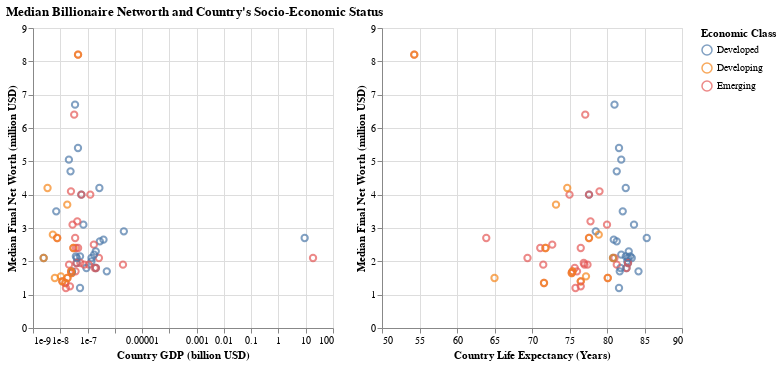

Source (notebook cell):
### Code cell
splot_brush = alt.selection_interval(encodings=['x', 'y'], empty=True)
gdp_splot = alt.Chart(task3df).mark_point(size=40).encode(
    alt.X('gdp_country',
          title='Country GDP (billion USD)').scale(type='log'),
    alt.Y('medianFinalWorth',
          title='Median Final Net Worth (million USD)'),
    color=alt.condition(splot_brush,
                        'e_class:N',
                        alt.value('lightgray'),
                        title='Economic Class'),
    tooltip=[
             alt.Tooltip('country',
                         title='Country'),
             alt.Tooltip('gdp_country',
                         title='Country GDP (billion USD)'),
             alt.Tooltip('medianFinalWorth',
                         title='Median Final Net worth (million USD)'), 
             ]
).add_params(
    splot_brush
)

life_splot = alt.Chart(task3df).mark_point(size=40).encode(
    alt.X('life_expectancy_country',
          title='Country Life Expectancy (Years)').scale(zero=False),
    alt.Y('medianFinalWorth', title='Median Final Net Worth (million USD)'),
    alt.Color('e_class:N'),
    tooltip=[
             alt.Tooltip('country',
                         title='Country'),
             alt.Tooltip('life_expectancy_country',
                         title='Country Life Expectancy'),
             alt.Tooltip('medianFinalWorth',
                         title='Median Final Net worth (million USD)'),
             ]
)

task3 = (gdp_splot | life_splot.encode(
    color=alt.condition(splot_brush,
                        'e_class:N',
                        alt.value('lightgray')),
).add_params(splot_brush)).properties(
    title="Median Billionaire Networth and Country's Socio-Economic Status",
)
task3

### Figure 1 — Vega-Lite specification as saved in the notebook (floating-point values rounded to 4 significant figures)
{"config": {"view": {"continuousWidth": 300, "continuousHeight": 300}}, "hconcat": [{"mark": {"type": "point", "size": 40}, "encoding": {"color": {"condition": {"param": "param_3", "empty": true, "field": "e_class", "type": "nominal", "title": "Economic Class"}, "value": "lightgray"}, "tooltip": [{"field": "country", "title": "Country", "type": "nominal"}, {"field": "gdp_country", "title": "Country GDP (billion USD)", "type": "quantitative"}, {"field": "medianFinalWorth", "title": "Median Final Net worth (million USD)", "type": "quantitative"}], "x": {"field": "gdp_country", "scale": {"type": "log"}, "title": "Country GDP (billion USD)", "type": "quantitative"}, "y": {"field": "medianFinalWorth", "title": "Median Final Net Worth (million USD)", "type": "quantitative"}}, "name": "view_2"}, {"mark": {"type": "point", "size": 40}, "encoding": {"color": {"condition": {"param": "param_3", "empty": true, "field": "e_class", "type": "nominal"}, "value": "lightgray"}, "tooltip": [{"field": "country", "title": "Country", "type": "nominal"}, {"field": "life_expectancy_country", "title": "Country Life Expectancy", "type": "quantitative"}, {"field": "medianFinalWorth", "title": "Median Final Net worth (million USD)", "type": "quantitative"}], "x": {"field": "life_expectancy_country", "scale": {"zero": false}, "title": "Country Life Expectancy (Years)", "type": "quantitative"}, "y": {"field": "medianFinalWorth", "title": "Median Final Net Worth (million USD)", "type": "quantitative"}}, "name": "view_3"}], "data": {"name": "data-b876889aebde5618199e0f62923b8f02"}, "params": [{"name": "param_3", "select": {"type": "interval", "encodings": ["x", "y"]}, "views": ["view_2", "view_3"]}], "title": "Median Billionaire Networth and Country's Socio-Economic Status", "$schema": "https://vega.github.io/schema/vega-lite/v5.8.0.json", "datasets": {"data-b876889aebde5618199e0f62923b8f02": [{"medianFinalWorth": 4.2, "country": "France", "gdp_country": 2.716e-07, "life_expectancy_country": 82.5, "economic_class": 1, "e_class": "Developed"}, {"medianFinalWorth": 2.9, "country": "United States", "gdp_country": 2.143e-06, "life_expectancy_country": 78.5, "economic_class": 1, "e_class": "Developed"}, {"medianFinalWorth": 4.0, "country": "Mexico", "gdp_country": 1.258e-07, "life_expectancy_country": 75.0, "economic_class": 2, "e_class": "Emerging"}, {"medianFinalWorth": 2.1, "country": "India", "gdp_country": 2.611e-07, "life_expectancy_country": 69.4, "economic_class": 2, "e_class": "Emerging"}, {"medianFinalWorth": 2.1, "country": "Spain", "gdp_country": 1.394e-07, "life_expectancy_country": 83.3, "economic_class": 1, "e_class": "Developed"}, {"medianFinalWorth": 1.9, "country": "China", "gdp_country": 1.991e-06, "life_expectancy_country": 77.0, "economic_class": 2, "e_class": "Emerging"}, {"medianFinalWorth": 2.2, "country": "Canada", "gdp_country": 1.736e-07, "life_expectancy_country": 81.9, "economic_class": 1, "e_class": "Developed"}, {"medianFinalWorth": 2.65, "country": "Germany", "gdp_country": 3.846e-07, "life_expectancy_country": 80.9, "economic_class": 1, "e_class": "Developed"}, {"medianFinalWorth": 3.1, "country": "Switzerland", "gdp_country": 7.031e-08, "life_expectancy_country": 83.6, "economic_class": 1, "e_class": "Developed"}, {"medianFinalWorth": 1.2, "country": "Belgium", "gdp_country": 5.296e-08, "life_expectancy_country": 81.6, "economic_class": 1, "e_class": "Developed"}, {"medianFinalWorth": 2.7, "country": "Hong Kong", "gdp_country": 9.14, "life_expectancy_country": 85.3, "economic_class": 1, "e_class": "Developed"}, {"medianFinalWorth": 5.4, "country": "Austria", "gdp_country": 4.463e-08, "life_expectancy_country": 81.6, "economic_class": 1, "e_class": "Developed"}, {"medianFinalWorth": 1.7, "country": "Japan", "gdp_country": 5.082e-07, "life_expectancy_country": 84.2, "economic_class": 1, "e_class": "Developed"}, {"medianFinalWorth": 2.6, "country": "United Kingdom", "gdp_country": 2.827e-07, "life_expectancy_country": 81.3, "economic_class": 1, "e_class": "Developed"}, {"medianFinalWorth": 2.0, "country": "Australia", "gdp_country": 1.393e-07, "life_expectancy_country": 82.7, "economic_class": 1, "e_class": "Developed"}, {"medianFinalWorth": 1.9, "country": "Indonesia", "gdp_country": 1.119e-07, "life_expectancy_country": 71.5, "economic_class": 2, "e_class": "Emerging"}, {"medianFinalWorth": 3.2, "country": "United Arab Emirates", "gdp_country": 4.211e-08, "life_expectancy_country": 77.8, "economic_class": 2, "e_class": "Emerging"}, {"medianFinalWorth": 2.5, "country": "Russia", "gdp_country": 1.7e-07, "life_expectancy_country": 72.7, "economic_class": 2, "e_class": "Emerging"}, {"medianFinalWorth": 3.1, "country": "Chile", "gdp_country": 2.823e-08, "life_expectancy_country": 80.0, "economic_class": 2, "e_class": "Emerging"}, {"medianFinalWorth": 4.1, "country": "Czech Republic", "gdp_country": 2.465e-08, "life_expectancy_country": 79.0, "economic_class": 2, "e_class": "Emerging"}, {"medianFinalWorth": 2.15, "country": "Sweden", "gdp_country": 5.308e-08, "life_expectancy_country": 82.5, "economic_class": 1, "e_class": "Developed"}, {"medianFinalWorth": 1.95, "country": "Thailand", "gdp_country": 5.436e-08, "life_expectancy_country": 76.9, "economic_class": 2, "e_class": "Emerging"}, {"medianFinalWorth": 2.15, "country": "Singapore", "gdp_country": 3.721e-08, "life_expectancy_country": 83.1, "economic_class": 1, "e_class": "Developed"}, {"medianFinalWorth": 8.2, "country": "Nigeria", "gdp_country": 4.481e-08, "life_expectancy_country": 54.3, "economic_class": 2, "e_class": "Emerging"}, {"medianFinalWorth": 8.2, "country": "Nigeria", "gdp_country": 4.481e-08, "life_expectancy_country": 54.3, "economic_class": 3, "e_class": "Developing"}, {"medianFinalWorth": 1.95, "country": "Israel", "gdp_country": 3.951e-08, "life_expectancy_country": 82.8, "economic_class": 1, "e_class": "Developed"}, {"medianFinalWorth": 1.95, "country": "Israel", "gdp_country": 3.951e-08, "life_expectancy_country": 82.8, "economic_class": 2, "e_class": "Emerging"}, {"medianFinalWorth": 2.3, "country": "Italy", "gdp_country": 2.001e-07, "life_expectancy_country": 82.9, "economic_class": 1, "e_class": "Developed"}, {"medianFinalWorth": 2.7, "country": "South Africa", "gdp_country": 3.514e-08, "life_expectancy_country": 63.9, "economic_class": 2, "e_class": "Emerging"}, {"medianFinalWorth": 1.8, "country": "Brazil", "gdp_country": 1.84e-07, "life_expectancy_country": 75.7, "economic_class": 2, "e_class": "Emerging"}, {"medianFinalWorth": 1.7, "country": "Malaysia", "gdp_country": 3.647e-08, "life_expectancy_country": 76.0, "economic_class": 2, "e_class": "Emerging"}, {"medianFinalWorth": 1.8, "country": "South Korea", "gdp_country": 2.029e-07, "life_expectancy_country": 82.6, "economic_class": 1, "e_class": "Developed"}, {"medianFinalWorth": 1.8, "country": "South Korea", "gdp_country": 2.029e-07, "life_expectancy_country": 82.6, "economic_class": 2, "e_class": "Emerging"}, {"medianFinalWorth": 5.05, "country": "New Zealand", "gdp_country": 2.069e-08, "life_expectancy_country": 81.9, "economic_class": 1, "e_class": "Developed"}, {"medianFinalWorth": 2.4, "country": "Philippines", "gdp_country": 3.768e-08, "life_expectancy_country": 71.1, "economic_class": 2, "e_class": "Emerging"}, {"medianFinalWorth": 2.1, "country": "Taiwan", "gdp_country": 18.52, "life_expectancy_country": 81.0, "economic_class": 2, "e_class": "Emerging"}, {"medianFinalWorth": 2.1, "country": "Norway", "gdp_country": 4.033e-08, "life_expectancy_country": 82.8, "economic_class": 1, "e_class": "Developed"}, {"medianFinalWorth": 2.4, "country": "Egypt", "gdp_country": 3.032e-08, "life_expectancy_country": 71.8, "economic_class": 2, "e_class": "Emerging"}, {"medianFinalWorth": 2.4, "country": "Egypt", "gdp_country": 3.032e-08, "life_expectancy_country": 71.8, "economic_class": 3, "e_class": "Developing"}, {"medianFinalWorth": 6.7, "country": "Denmark", "gdp_country": 3.481e-08, "life_expectancy_country": 81.0, "economic_class": 1, "e_class": "Developed"}, {"medianFinalWorth": 6.4, "country": "Colombia", "gdp_country": 3.238e-08, "life_expectancy_country": 77.1, "economic_class": 2, "e_class": "Emerging"}, {"medianFinalWorth": 1.8, "country": "Netherlands", "gdp_country": 9.091e-08, "life_expectancy_country": 81.8, "economic_class": 1, "e_class": "Developed"}, {"medianFinalWorth": 4.0, "country": "Poland", "gdp_country": 5.922e-08, "life_expectancy_country": 77.6, "economic_class": 1, "e_class": "Developed"}, {"medianFinalWorth": 4.0, "country": "Poland", "gdp_country": 5.922e-08, "life_expectancy_country": 77.6, "economic_class": 2, "e_class": "Emerging"}, {"medianFinalWorth": 1.35, "country": "Ukraine", "gdp_country": 1.538e-08, "life_expectancy_country": 71.6, "economic_class": 2, "e_class": "Emerging"}, {"medianFinalWorth": 1.35, "country": "Ukraine", "gdp_country": 1.538e-08, "life_expectancy_country": 71.6, "economic_class": 3, "e_class": "Developing"}, {"medianFinalWorth": 1.9, "country": "Greece", "gdp_country": 2.099e-08, "life_expectancy_country": 81.3, "economic_class": 2, "e_class": "Emerging"}, {"medianFinalWorth": 1.9, "country": "Turkey", "gdp_country": 7.544e-08, "life_expectancy_country": 77.4, "economic_class": 2, "e_class": "Emerging"}, {"medianFinalWorth": 2.4, "country": "Argentina", "gdp_country": 4.497e-08, "life_expectancy_country": 76.5, "economic_class": 2, "e_class": "Emerging"}, {"medianFinalWorth": 4.7, "country": "Portugal", "gdp_country": 2.377e-08, "life_expectancy_country": 81.3, "economic_class": 1, "e_class": "Developed"}, {"medianFinalWorth": 3.7, "country": "Kazakhstan", "gdp_country": 1.802e-08, "life_expectancy_country": 73.2, "economic_class": 3, "e_class": "Developing"}, {"medianFinalWorth": 1.65, "country": "Vietnam", "gdp_country": 2.619e-08, "life_expectancy_country": 75.3, "economic_class": 2, "e_class": "Emerging"}, {"medianFinalWorth": 1.65, "country": "Vietnam", "gdp_country": 2.619e-08, "life_expectancy_country": 75.3, "economic_class": 3, "e_class": "Developing"}, {"medianFinalWorth": 4.2, "country": "Latvia", "gdp_country": 3.412e-09, "life_expectancy_country": 74.7, "economic_class": 3, "e_class": "Developing"}, {"medianFinalWorth": 1.7, "country": "Finland", "gdp_country": 2.688e-08, "life_expectancy_country": 81.7, "economic_class": 1, "e_class": "Developed"}, {"medianFinalWorth": 3.5, "country": "Luxembourg", "gdp_country": 7.11e-09, "life_expectancy_country": 82.1, "economic_class": 1, "e_class": "Developed"}, {"medianFinalWorth": 2.8, "country": "Lebanon", "gdp_country": 5.337e-09, "life_expectancy_country": 78.9, "economic_class": 3, "e_class": "Developing"}, {"medianFinalWorth": 2.7, "country": "Oman", "gdp_country": 7.698e-09, "life_expectancy_country": 77.6, "economic_class": 2, "e_class": "Emerging"}, {"medianFinalWorth": 2.7, "country": "Oman", "gdp_country": 7.698e-09, "life_expectancy_country": 77.6, "economic_class": 3, "e_class": "Developing"}, {"medianFinalWorth": 2.1, "country": "Cyprus", "gdp_country": 2.456e-09, "life_expectancy_country": 80.8, "economic_class": 1, "e_class": "Developed"}, {"medianFinalWorth": 2.1, "country": "Cyprus", "gdp_country": 2.456e-09, "life_expectancy_country": 80.8, "economic_class": 3, "e_class": "Developing"}, {"medianFinalWorth": 1.7, "country": "Romania", "gdp_country": 2.501e-08, "life_expectancy_country": 75.4, "economic_class": 2, "e_class": "Emerging"}, {"medianFinalWorth": 1.7, "country": "Romania", "gdp_country": 2.501e-08, "life_expectancy_country": 75.4, "economic_class": 3, "e_class": "Developing"}, {"medianFinalWorth": 1.5, "country": "Qatar", "gdp_country": 1.835e-08, "life_expectancy_country": 80.1, "economic_class": 2, "e_class": "Emerging"}, {"medianFinalWorth": 1.5, "country": "Qatar", "gdp_country": 1.835e-08, "life_expectancy_country": 80.1, "economic_class": 3, "e_class": "Developing"}, {"medianFinalWorth": 1.55, "country": "Slovakia", "gdp_country": 1.054e-08, "life_expectancy_country": 77.2, "economic_class": 3, "e_class": "Developing"}, {"medianFinalWorth": 1.4, "country": "Morocco", "gdp_country": 1.187e-08, "life_expectancy_country": 76.5, "economic_class": 2, "e_class": "Emerging"}, {"medianFinalWorth": 1.4, "country": "Morocco", "gdp_country": 1.187e-08, "life_expectancy_country": 76.5, "economic_class": 3, "e_class": "Developing"}, {"medianFinalWorth": 1.2, "country": "Hungary", "gdp_country": 1.61e-08, "life_expectancy_country": 75.8, "economic_class": 2, "e_class": "Emerging"}, {"medianFinalWorth": 1.5, "country": "Tanzania", "gdp_country": 6.318e-09, "life_expectancy_country": 65.0, "economic_class": 3, "e_class": "Developing"}, {"medianFinalWorth": 1.25, "country": "Peru", "gdp_country": 2.268e-08, "life_expectancy_country": 76.5, "economic_class": 2, "e_class": "Emerging"}]}}
